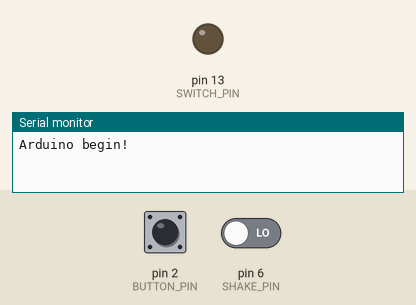
This sketch was run on a simulated Arduino Uno, built with avr-gcc and run on an emulated ATmega328P. Shown: output pins drawn as LEDs (lit = HIGH), the last lines printed to the serial monitor. Dashed ring = blinking. The inputs (shaded band) are chosen by the test bench; at power-on: pin 2 (BUTTON_PIN) HIGH, pin 6 (SHAKE_PIN) LOW.

Above: at 1.4 s.
1.5 s: pin 2 (BUTTON_PIN) pulled LOW for 0.35 s
At 1.8 s:
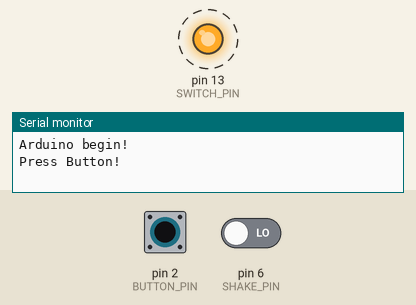
4.5 s: pin 6 (SHAKE_PIN) driven HIGH
At 5.0 s:
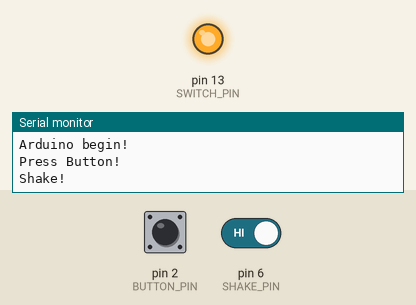
7.5 s: pin 6 (SHAKE_PIN) driven LOW
At 8.6 s:
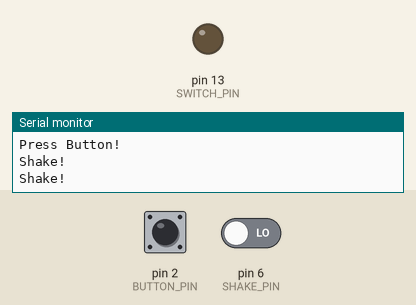
9.1 s: pin 2 (BUTTON_PIN) pulled LOW for 3.2 s
At 9.6 s:
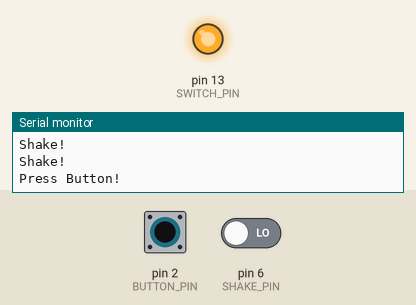
Timing chart, 0 to 13.7 s (numbered marks = the images above; inputs shaded):
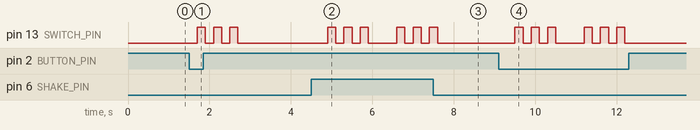

Measured:
- after the input at 1.5 s, pin 13 (SWITCH_PIN): alternates HIGH for 0.20 s and LOW for 0.20 s, 6 changes in all, then stays LOW, starting after 0.20 s
- after the input at 4.5 s, pin 13 (SWITCH_PIN): LOW → HIGH after 0.40 s, → LOW 0.20 s later, → HIGH 0.20 s later, → LOW 0.20 s later, … (11 changes in this stretch)
- after the input at 7.5 s, pin 13 (SWITCH_PIN): goes on until 7.6 s, then stays LOW
- after the input at 9.1 s, pin 13 (SWITCH_PIN): LOW → HIGH after 0.40 s, → LOW 0.20 s later, → HIGH 0.20 s later, → LOW 0.20 s later, … (12 changes in this stretch)

The sketch:

week3.ino
```cpp
const int SWITCH_PIN = 13;
const int SHAKE_PIN = 6;
const int BUTTON_PIN = 2;

void shine(void)
{
  delay(200);
  digitalWrite(SWITCH_PIN, HIGH);
  delay(200);
  digitalWrite(SWITCH_PIN, LOW);

  delay(200);
  digitalWrite(SWITCH_PIN, HIGH);
  delay(200);
  digitalWrite(SWITCH_PIN, LOW);

  delay(200);
  digitalWrite(SWITCH_PIN, HIGH);
  delay(200);
  digitalWrite(SWITCH_PIN, LOW);
  delay(200);
}

void setup() {
  Serial.begin(9600);
  pinMode(SWITCH_PIN, OUTPUT);

  Serial.println("Arduino begin!");
}

void loop() {
  if(digitalRead(SHAKE_PIN) == HIGH)  //  震動開關
  {
    Serial.println("Shake!");
    shine();
  }
  else if(digitalRead(BUTTON_PIN) == LOW) //  按下按鈕(不知道為甚麼LOW才是按下按鈕，跟PPT上的不一樣)
  {
    Serial.println("Press Button!");
    shine();
  }

  delay(300);
}
```
